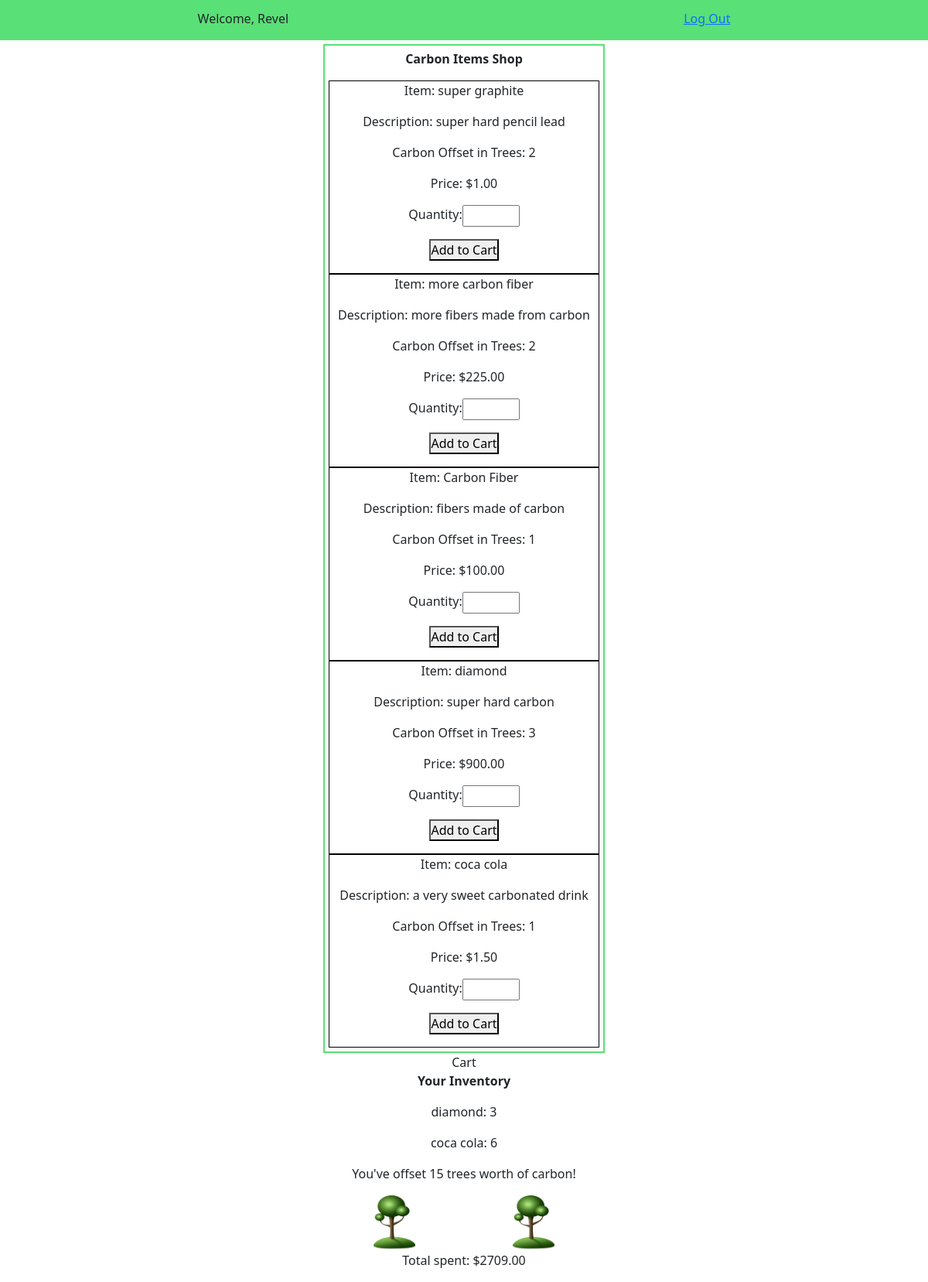
Screenshot of /marketplace/ (signed in) with the database file from the repository.
### login_app/models.py (models this page shows, shortened)
class User(models.Model):
    first_name = models.CharField(max_length=255)
    last_name = models.CharField(max_length=255)
    email = models.EmailField(max_length=254)
    password = models.CharField(max_length=255)
    created_at = models.DateTimeField(auto_now_add=True)
    updated_at = models.DateTimeField(auto_now=True)
    objects = UserManager()

### marketplace/models.py (models this page shows, shortened)
class Item(models.Model):
    name = models.CharField(max_length=100)
    description = models.TextField()
    carbon_offset_in_trees = models.IntegerField()
    cost = models.DecimalField(max_digits=5, decimal_places=2)
    purchases = models.ManyToManyField('login_app.User', through="User_Item_Count")
    carts = models.ManyToManyField(Cart, through="Cart_Item_Count")
    created_at = models.DateTimeField(auto_now_add=True)
    updated_at = models.DateTimeField(auto_now=True)
    objects = ItemManager()

class User_Item_Count(models.Model):
    user = models.ForeignKey('login_app.User', on_delete=models.CASCADE)
    item = models.ForeignKey(Item, on_delete=models.CASCADE)
    orders = models.IntegerField()
    created_at = models.DateTimeField(auto_now_add=True)
    updated_at = models.DateTimeField(auto_now=True)

### login_app/views.py (the view)
# urls.py: path('', include('marketplace.urls')),
def marketplace(request):
    if 'user_id' in request.session:
        shop_items = apps.get_model('marketplace.Item').objects.all()
        if shop_items:
            user_items = apps.get_model('marketplace.User_Item_Count').objects.filter(user=User.objects.get(id=request.session['user_id']))
            if user_items:
                total_carbon_offset = 0
                total_cost = 0
                for item in user_items:
                    total_carbon_offset += item.item.carbon_offset_in_trees * item.orders
                    total_cost += item.item.cost * item.orders
                context = {
                    'items': reversed(shop_items),
                    'user': User.objects.get(id=request.session['user_id']),
                    'user_items': user_items,
                    'total_carbon_offset': total_carbon_offset,
                    'total_cost': total_cost
                }
                return render(request, 'marketplace.html', context)
            else:
                context = {
                    'items': reversed(shop_items),
                    'user': User.objects.get(id=request.session['user_id']),
                }
                return render(request, 'marketplace.html', context)
        else:
            context = {
                'user': User.objects.get(id=request.session['user_id'])
            }
            return render(request, 'marketplace.html', context)
    else:
        return redirect('index')

### marketplace/templates/marketplace.html (shortened to what this page needs)
<!DOCTYPE html>
<html>
	<head>
        {% load static %}
        <link rel="stylesheet" href="https://cdn.jsdelivr.net/npm/bootstrap@5.1.1/dist/css/bootstrap.css">
        <link rel="stylesheet" href="{% static 'style.css' %}">
    </head>
    <body>
        <div id="wrapper">
            <div id="topdiv">
                <p>Welcome, {{user.first_name}}</p>
                <a href="logout/">Log Out</a>
            </div>
            <div id="catalog">
                <p class="bold">Carbon Items Shop</p>
                {% for item in items %}
                    <div class="catalog_item">
                        <p>Item: {{item.name}}</p>
                        <p>Description: {{item.description}}</p>
                        <p>Carbon Offset in Trees: {{item.carbon_offset_in_trees}}</p>
                        <p>Price: ${{item.cost}}</p>
                        <div class="form">
                            <form action="buy-items/{{item.id}}/{{user.id}}/" method="post">
                                <p>
                                    <label>
                                        Quantity:
                                        <input name="purchase_quantity" type="number" min="1" max="3" step="1" required>
                                    </label>
                                </p>
                                <p><button type="submit">Add to Cart</button></p>
                            </form>
                        </div>
                    </div>
                {% endfor %}
            </div>
            <div id="cart">
                Cart
            </div>
            <div class="orders">
                <p class="bold">Your Inventory</p>
                {% for item in user_items %}
                    <p>{{item.item.name}}: {{item.orders}}</p>
                {% endfor %}
                {% if total_carbon_offset > 0 %}
                    <p>You've offset {{total_carbon_offset}} trees worth of carbon!</p>
                    <div id="tree_imgs">
                        <img src="{% static 'tree.png' %}">
                        {% if total_carbon_offset > 10 %}
                            <img src="{% static 'tree.png' %}">
                        {% endif %}
                    </div>
                {% endif %}
                <p>Total spent: ${{total_cost}}</p>
            </div>
        </div>
    </body>
</html>

### login_app/static/style.css (style rules this page uses)
* { margin: 0%; padding: 0%; box-sizing: border-box; }
#wrapper { display: flex; flex-flow: column; justify-content: space-around; align-items: center; }
.form { display: flex; flex-flow: column; align-items: center; text-align: center; }
label { width: 100%; display: flex; justify-content: space-between; }
#topdiv { display: flex; flex-flow: row; justify-content: space-around; width: 100%; padding-top: 1%; background-color: rgb(89, 224, 118); }
#catalog { text-align: center; border: 2px solid rgb(89, 224, 118); padding: 5px; margin-top: 5px; }
.bold { font-weight: bold; }
.catalog_item { border: 1px solid black; width: 350px; text-align: center; }
img { width: 15%; }
.orders { display: flex; align-items: center; justify-content: space-around; flex-flow: column; width: 30%; }
#tree_imgs { display: flex; flex-flow: row; align-items: center; justify-content: space-around; }

### rows the page displays
User: first_name "Revel"
Item: name "super graphite", description "super hard pencil lead", carbon_offset_in_trees "2", cost "1.00"
Item: name "more carbon fiber", description "more fibers made from carbon", carbon_offset_in_trees "2", cost "225.00"
Item: name "Carbon Fiber", description "fibers made of carbon", carbon_offset_in_trees "1", cost "100.00"
Item: name "diamond", description "super hard carbon", carbon_offset_in_trees "3", cost "900.00"
Item: name "coca cola", description "a very sweet carbonated drink", carbon_offset_in_trees "1", cost "1.50"
User_Item_Count: item.name "diamond", orders "3"
User_Item_Count: item.name "coca cola", orders "6"

### other values shown
{{ total_carbon_offset }} "15"
{{ total_cost }} "2709.00"
